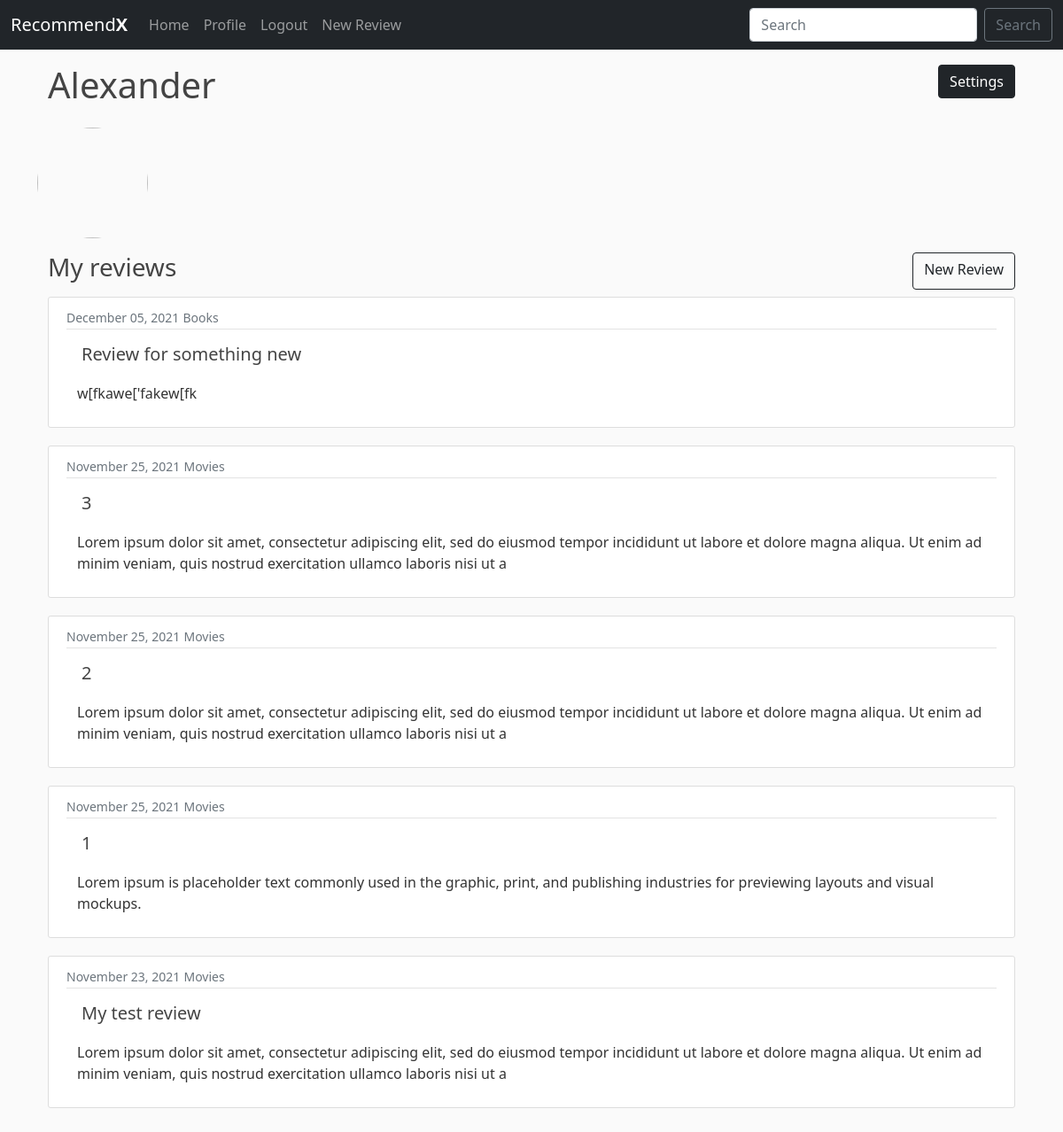
/profile/ (signed in), run on an earlier commit of the app's database.
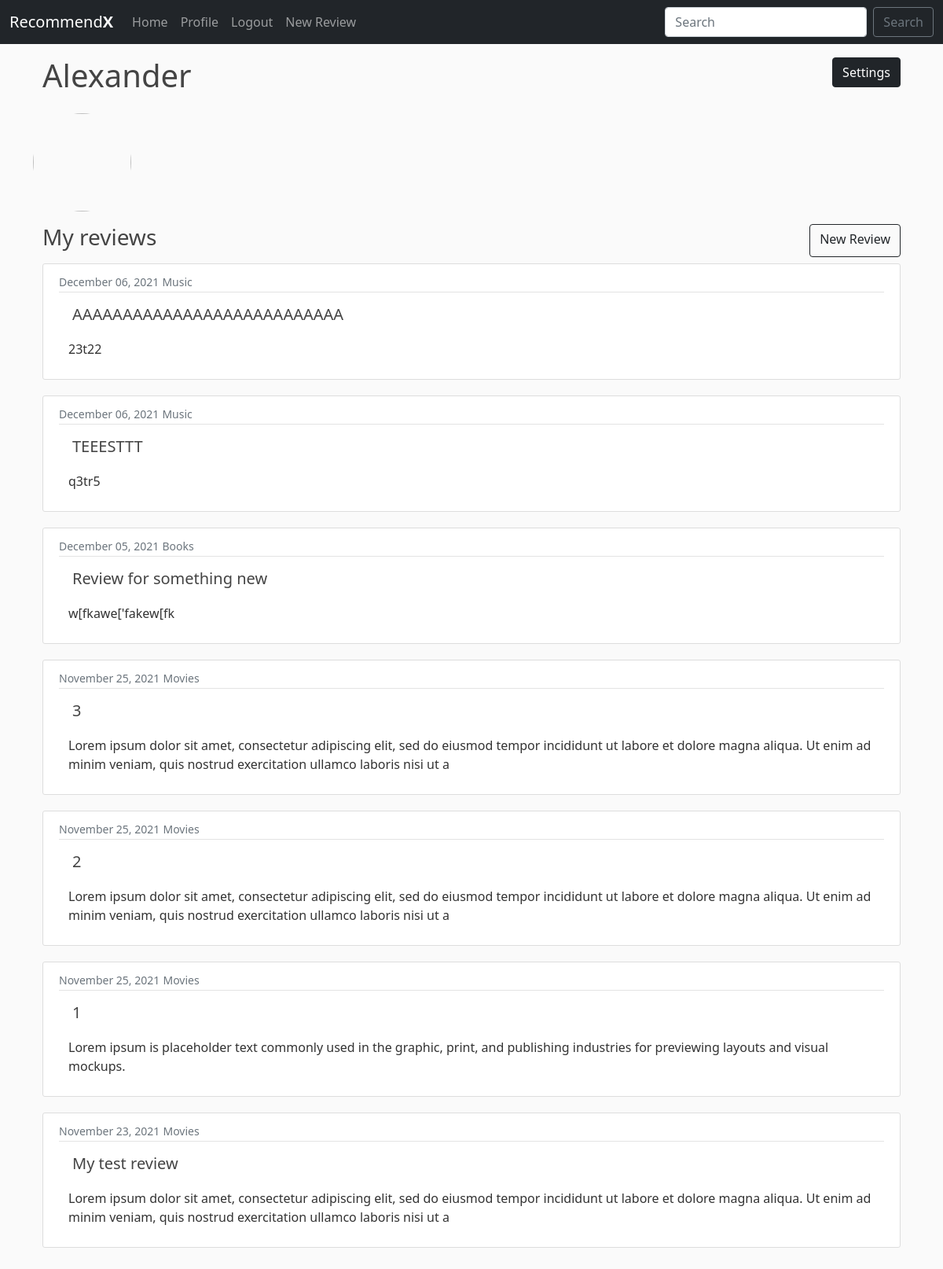
And on a later commit of the database.
### main/models.py (models this page shows, shortened)
class Review(models.Model):
    title = models.CharField(max_length=50)
    category = models.CharField(max_length=50, default='Movies')
    images = CloudinaryField('media', null=True, blank=True)
    publisher = models.ForeignKey(User, on_delete = models.CASCADE)
    content = models.TextField(max_length=6000, blank=True)
    date = models.DateTimeField(auto_now_add=True)
    likes = models.ManyToManyField(User, related_name='review_name', blank=True, default=[0])

### users/views.py (the view)
# urls.py: path('profile/', user_views.profile, name='profile'),
@login_required
def profile(request):
    reviews = Review.objects.filter(publisher=request.user).order_by('-date')
    if request.method == 'POST':
        u_form = UserUpdateForm(request.POST, instance=request.user)
        p_form = ProfileUpdateForm(request.POST, request.FILES, instance=request.user.profile)
        if u_form.is_valid() and p_form.is_valid():
            u_form.save()
            p_form.save()
            messages.success(request, f'Your account has been updated!')
            return redirect('profile')
    else:
        u_form = UserUpdateForm(instance=request.user)
        p_form = ProfileUpdateForm(instance=request.user.profile)
    context = {
        'u_form': u_form,
        'p_form': p_form,
        'reviews': reviews
    }
    return render(request, 'users/profile.html', context)

### users/forms.py
class UserUpdateForm(forms.ModelForm):
    email = forms.EmailField()
    class Meta:
        model = User
        fields = ['username', 'email']

class ProfileUpdateForm(forms.ModelForm):
    class Meta:
        model = Profile
        fields = ['image']

### users/templates/users/profile.html (shortened to what this page needs)
{% extends 'main/base.html' %}
{% load crispy_forms_tags %}
{% block content %}
<div class="container d-flex justify-content-between mb-3 mt-3">
  <h1>{{ user.username }}</h1>
  <h3><a class="btn btn-dark" href="{% url 'profile-settings' %}">Settings</a></h3>
</div>
<img class="rounded-circle account-img" src="{{ user.profile.image.url }}" onerror="this.src='https://res.cloudinary.com/recommendx-herokuapp-com/image/upload/v1638789851/media/default.png'">
<br>
<div class="container">
  <div class="d-flex justify-content-between mb-2">
    <h3>My reviews</h3>
    <a class="btn btn-outline-dark" href="{% url 'review-create' %}">New Review</a>
  </div>
    {% for r in reviews %}
    <article class="media content-section">
        <div class="media-body">
          <div class="article-metadata">
            <small class="text-muted">{{ r.date|date:"F d, Y" }}</small>
            <small class="text-muted">{{r.category}}</small>
          </div>
          <h2><a class="btn article-title btn-lg" href="{% url 'review-detail' r.id %}">{{r.title}}</a></h2>
          <div class="container">
            <p class="article-content mt-2">{{r.content|slice:"200"}}</p>
        </div>
        </div>
      </article>
    {% endfor %}
</div>
<br>
{% endblock %}

What changed in the data, as far as the page shows it:
added Review: date "December 06, 2021", category "Music", title "AAAAAAAAAAAAAAAAAAAAAAAAAAA", content "23t22"
added Review: date "December 06, 2021", category "Music", title "TEEESTTT", content "q3tr5"
